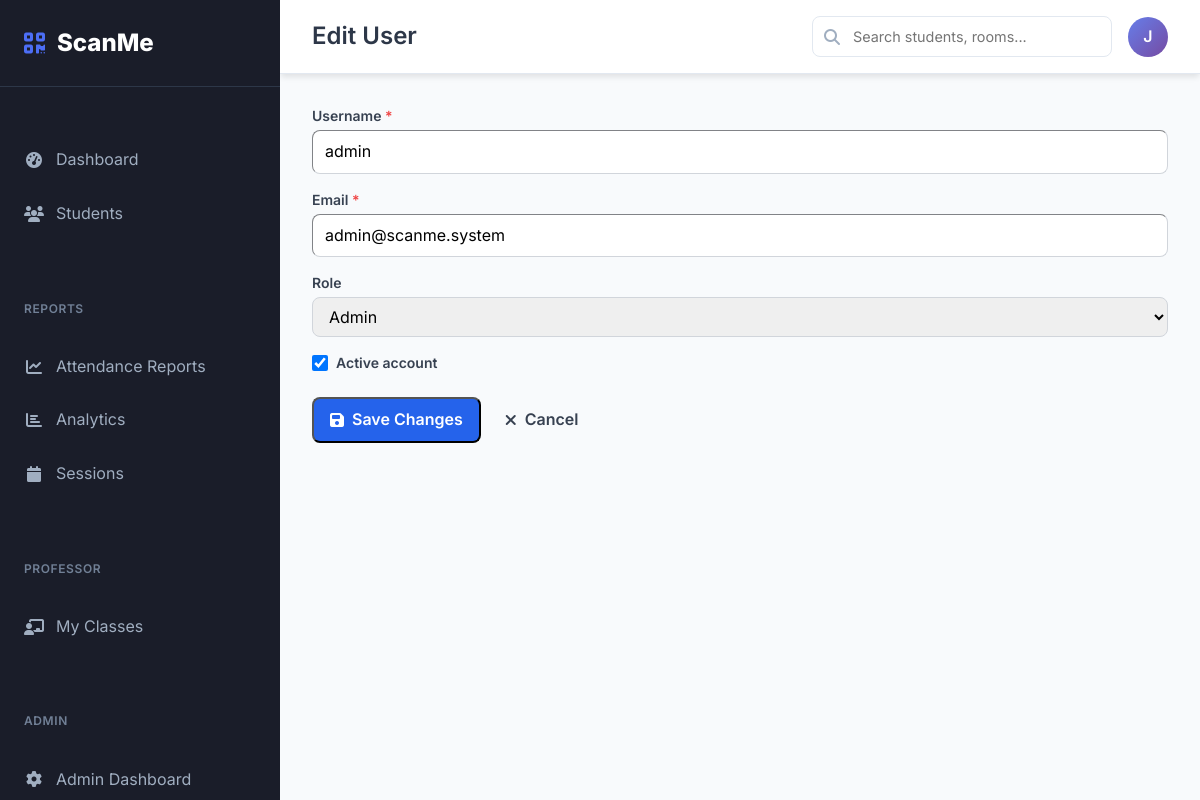
The page /admin/users/3/edit (signed in) on the database its author committed.
### app/models/user_model.py (models this page shows, shortened)
class User(UserMixin, db.Model):
    __tablename__ = 'users'
    id = db.Column(db.Integer, primary_key=True)
    username = db.Column(db.String(80), unique=True, nullable=False, index=True)
    email = db.Column(db.String(120), unique=True, nullable=False, index=True)
    password = db.Column(db.String(255), nullable=False)
    role = db.Column(db.String(20), nullable=False, default='student')  # admin, student, professor
    is_active = db.Column(db.Boolean, default=True, nullable=False)
    avatar_url = db.Column(db.String(255), nullable=True)
    created_at = db.Column(db.DateTime, default=datetime.utcnow)
    last_login = db.Column(db.DateTime)
    attendance_records = db.relationship('AttendanceRecord', backref='scanned_by_user', lazy=True,
                                       foreign_keys='AttendanceRecord.scanned_by')
    time_in_records = db.relationship('AttendanceRecord', backref='time_in_scanned_by_user', lazy=True,
                                    foreign_keys='AttendanceRecord.time_in_scanned_by')
    time_out_records = db.relationship('AttendanceRecord', backref='time_out_scanned_by_user', lazy=True,
                                     foreign_keys='AttendanceRecord.time_out_scanned_by')
    def is_admin(self):
        return self.role == 'admin'
    def is_professor(self):
        return self.role == 'professor'
    def can_manage_students(self):
        return self.role in ['admin', 'professor']
    def can_view_reports(self):
        return self.role in ['admin', 'professor']
    def get_display_name(self):
        return self.username.title()

### app/routes/admin_routes.py (the view, shortened to what this page needs)
@admin_bp.route('/users/<int:id>/edit', methods=['GET', 'POST'])
@login_required
@requires_admin
def edit_user(id):
    user = User.query.get_or_404(id)
    modal = request.args.get('modal') == '1' or request.form.get('modal') == '1'
    parent_template = 'modal_base.html' if modal else 'dashboard_base.html'
    return render_template('admin/edit_user.html', user=user, modal=modal, parent_template=parent_template, csrf_token=generate_csrf())

### app/utils/auth_utils.py (called while the page is built)
def requires_role(allowed_roles):
    def decorator(f):
        @wraps(f)
        def decorated_function(*args, **kwargs):
            if not current_user.is_authenticated:
                flash('Please log in to access this page.', 'error')
                return redirect(url_for('auth.login', next=request.url))
            if current_user.role not in allowed_roles:
                flash('You do not have permission to access this page.', 'error')
                return redirect(url_for('main.dashboard'))
            return f(*args, **kwargs)
        return decorated_function
    return decorator

### app/templates/admin/edit_user.html (shortened to what this page needs)
{% extends parent_template|default("dashboard_base.html") %}
{% block page_title %}Edit User{% endblock %}
{% block content %}
<form method="POST" action="{{ url_for('admin.edit_user', id=user.id, modal=1) if modal else url_for('admin.edit_user', id=user.id) }}" id="editUserForm">
    <div class="tw-space-y-4">
        <div>
            <label class="tw-block tw-text-sm tw-font-semibold tw-text-gray-700 tw-mb-1">Username <span class="tw-text-red-500">*</span></label>
            <input type="text" name="username" value="{{ user.username }}" required class="tw-w-full tw-px-3 tw-py-2 tw-border tw-border-gray-300 tw-rounded-lg focus:tw-outline-none focus:tw-ring-2 focus:tw-ring-blue-500">
        </div>
        <div>
            <label class="tw-block tw-text-sm tw-font-semibold tw-text-gray-700 tw-mb-1">Email <span class="tw-text-red-500">*</span></label>
            <input type="email" name="email" value="{{ user.email }}" required class="tw-w-full tw-px-3 tw-py-2 tw-border tw-border-gray-300 tw-rounded-lg focus:tw-outline-none focus:tw-ring-2 focus:tw-ring-blue-500">
        </div>
        <div>
            <label class="tw-block tw-text-sm tw-font-semibold tw-text-gray-700 tw-mb-1">Role</label>
            <select name="role" class="tw-w-full tw-px-3 tw-py-2 tw-border tw-border-gray-300 tw-rounded-lg focus:tw-outline-none focus:tw-ring-2 focus:tw-ring-blue-500">
                <option value="admin" {% if user.role == 'admin' %}selected{% endif %}>Admin</option>
            </select>
        </div>
        <div class="tw-flex tw-items-center tw-gap-2">
            <input type="checkbox" name="is_active" id="is_active" {% if user.is_active %}checked{% endif %} class="tw-w-4 tw-h-4 tw-text-blue-600 tw-border-gray-300 tw-rounded focus:tw-ring-blue-500">
            <label for="is_active" class="tw-text-sm tw-font-semibold tw-text-gray-700">Active account</label>
        </div>
    </div>
    <div class="tw-flex tw-gap-2 tw-mt-6">
        <button type="submit" class="tw-inline-flex tw-items-center tw-gap-2 tw-px-4 tw-py-2 tw-bg-blue-600 tw-text-white tw-rounded-lg tw-font-semibold hover:tw-bg-blue-700 tw-transition">
            <i class="fas fa-save"></i>Save Changes
        </button>
        {% if modal %}
        <button type="button" class="tw-inline-flex tw-items-center tw-gap-2 tw-px-4 tw-py-2 tw-border tw-border-gray-300 tw-text-gray-700 tw-rounded-lg tw-font-semibold hover:tw-bg-gray-50 tw-transition" data-bs-dismiss="modal">
            <i class="fas fa-times"></i>Cancel
        </button>
        {% else %}
        <a href="{{ url_for('admin.manage_users') }}" class="tw-inline-flex tw-items-center tw-gap-2 tw-px-4 tw-py-2 tw-border tw-border-gray-300 tw-text-gray-700 tw-rounded-lg tw-font-semibold hover:tw-bg-gray-50 tw-transition">
            <i class="fas fa-times"></i>Cancel
        </a>
        {% endif %}
    </div>
</form>
{% endblock %}

### app/templates/dashboard_base.html (shortened to what this page needs)
<!DOCTYPE html>
<html lang="en">
<head>
    <link href="https://cdn.jsdelivr.net/npm/bootstrap@5.3.3/dist/css/bootstrap.min.css" rel="stylesheet">
    <script src="https://cdn.tailwindcss.com"></script>
    <link rel="stylesheet" href="https://cdnjs.cloudflare.com/ajax/libs/font-awesome/6.6.0/css/all.min.css">
</head>
<body>
    <nav class="sidebar" id="sidebar">
        <a href="{{ url_for('main.index') }}" class="sidebar-brand">
            <i class="fas fa-qrcode"></i>
            ScanMe
        </a>
        <div class="nav-group">
            <ul class="sidebar-nav">
                <li class="nav-item">
                    <a href="{{ url_for('main.dashboard') }}" class="nav-link {{ 'active' if request.endpoint == 'main.dashboard' }}">
                        <i class="fas fa-tachometer-alt"></i>
                        Dashboard
                    </a>
                </li>
                {% if current_user.can_manage_students() %}
                <li class="nav-item">
                    <a href="{{ url_for('students.list_students') }}" class="nav-link {{ 'active' if 'students' in request.endpoint }}">
                        <i class="fas fa-users"></i>
                        Students
                    </a>
                </li>
                {% endif %}
            </ul>
        </div>
        {% if current_user.can_view_reports() %}
        <div class="nav-group">
            <div class="nav-group-title">Reports</div>
            <ul class="sidebar-nav">
                <li class="nav-item">
                    <a href="{{ url_for('attendance.reports') }}" class="nav-link {{ 'active' if request.endpoint == 'attendance.reports' }}">
                        <i class="fas fa-chart-line"></i>
                        Attendance Reports
                    </a>
                </li>
                <li class="nav-item">
                    <a href="{{ url_for('attendance.analytics') }}" class="nav-link {{ 'active' if request.endpoint == 'attendance.analytics' }}">
                        <i class="fas fa-chart-bar"></i>
                        Analytics
                    </a>
                </li>
                <li class="nav-item">
                    <a href="{{ url_for('attendance.manage_sessions') }}" class="nav-link {{ 'active' if request.endpoint == 'attendance.manage_sessions' }}">
                        <i class="fas fa-calendar"></i>
                        Sessions
                    </a>
                </li>
            </ul>
        </div>
        {% endif %}
        {% if current_user.is_professor() or current_user.is_admin() %}
        <div class="nav-group">
            <div class="nav-group-title">Professor</div>
            <ul class="sidebar-nav">
                <li class="nav-item">
                    <a href="{{ url_for('professor.dashboard') }}" class="nav-link {{ 'active' if request.endpoint == 'professor.dashboard' }}">
                        <i class="fas fa-chalkboard-teacher"></i>
                        My Classes
                    </a>
                </li>
            </ul>
        </div>
        {% endif %}
        {% if current_user.is_admin() %}
        <div class="nav-group">
            <div class="nav-group-title">Admin</div>
            <ul class="sidebar-nav">
                <li class="nav-item">
                    <a href="{{ url_for('admin.dashboard') }}" class="nav-link {{ 'active' if request.endpoint == 'admin.dashboard' }}">
                        <i class="fas fa-cog"></i>
                        Admin Dashboard
                    </a>
                </li>
            </ul>
        </div>
        {% endif %}
    </nav>
    <main class="main-content">
        <header class="topbar">
            <div class="d-flex align-items-center">
                <h1 class="page-title">{% block page_title %}Dashboard{% endblock %}</h1>
            </div>
            <div class="topbar-actions">
                <div class="search-box">
                    <i class="fas fa-search"></i>
                    <input type="text" placeholder="Search students, rooms..." id="globalSearch">
                </div>
                <div class="user-dropdown dropdown">
                    <div class="user-avatar" data-bs-toggle="dropdown" aria-expanded="false">
                        {{ current_user.username[0].upper() }}
                    </div>
                </div>
            </div>
        </header>
        <div class="content-area">
            {% block content %}{% endblock %}
        </div>
    </main>
</body>
</html>

### app/templates/dashboard_base.html (style rules this page uses)
:root { --sidebar-width: 280px; --sidebar-bg: #1a1d29; --sidebar-hover: #2d3748; --sidebar-active: #4c6ef5; --sidebar-text: #a0aec0; --sidebar-text-active: #ffffff; --main-bg: #f8fafc; --card-shadow: 0 4px 6px -1px rgba(0, 0, 0, 0.1); --border-color: #e2e8f0; }
a, a:hover { text-decoration: none !important; }
* { margin: 0; padding: 0; box-sizing: border-box; }
body { font-family: 'Inter', -apple-system, BlinkMacSystemFont, 'Segoe UI', 'Roboto', sans-serif; background-color: var(--main-bg); line-height: 1.6; }
.sidebar { position: fixed; top: 0; left: 0; height: 100vh; width: var(--sidebar-width); background: var(--sidebar-bg); z-index: 1000; transition: all 0.3s ease; overflow-y: auto; scrollbar-width: thin; scrollbar-color: #4a5568 transparent; }
.sidebar-brand { display: flex; align-items: center; padding: 1.5rem; text-decoration: none; color: white; font-size: 1.5rem; font-weight: 800; border-bottom: 1px solid #2d3748; }
.sidebar-brand i { color: var(--sidebar-active); margin-right: 0.75rem; }
.sidebar-nav { list-style: none; padding: 1rem 0; }
.nav-item { margin-bottom: 0.25rem; }
.nav-link { display: flex; align-items: center; padding: 0.75rem 1.5rem; color: var(--sidebar-text); text-decoration: none; transition: all 0.2s ease; border: none; background: none; width: 100%; text-align: left; }
.nav-link i { width: 20px; margin-right: 0.75rem; text-align: center; }
.nav-group { margin-top: 2rem; position: relative; }
.nav-group-title { padding: 0.5rem 1.5rem; font-size: 0.75rem; font-weight: 600; text-transform: uppercase; letter-spacing: 0.05em; color: #718096; }
.main-content { margin-left: var(--sidebar-width); min-height: 100vh; transition: all 0.3s ease; }
.topbar { background: white; border-bottom: 1px solid var(--border-color); padding: 1rem 2rem; display: flex; align-items: center; justify-content: space-between; box-shadow: var(--card-shadow); position: sticky; top: 0; z-index: 100; }
.page-title { margin: 0; font-size: 1.5rem; font-weight: 600; color: #2d3748; }
.topbar-actions { display: flex; align-items: center; gap: 1rem; }
.search-box { position: relative; min-width: 300px; }
.search-box input { border: 1px solid var(--border-color); border-radius: 8px; padding: 0.5rem 1rem 0.5rem 2.5rem; width: 100%; font-size: 0.9rem; }
.search-box i { position: absolute; left: 0.75rem; top: 50%; transform: translateY(-50%); color: #a0aec0; }
.user-dropdown { position: relative; }
.user-avatar { width: 40px; height: 40px; border-radius: 50%; background: linear-gradient(135deg, #667eea 0%, #764ba2 100%); display: flex; align-items: center; justify-content: center; color: white; font-weight: 600; cursor: pointer; }
.content-area { padding: 2rem; }

### rows shown on the page
User: username "J"
User: username "admin", email "admin@scanme.system", role "Admin", is_active "☑"
